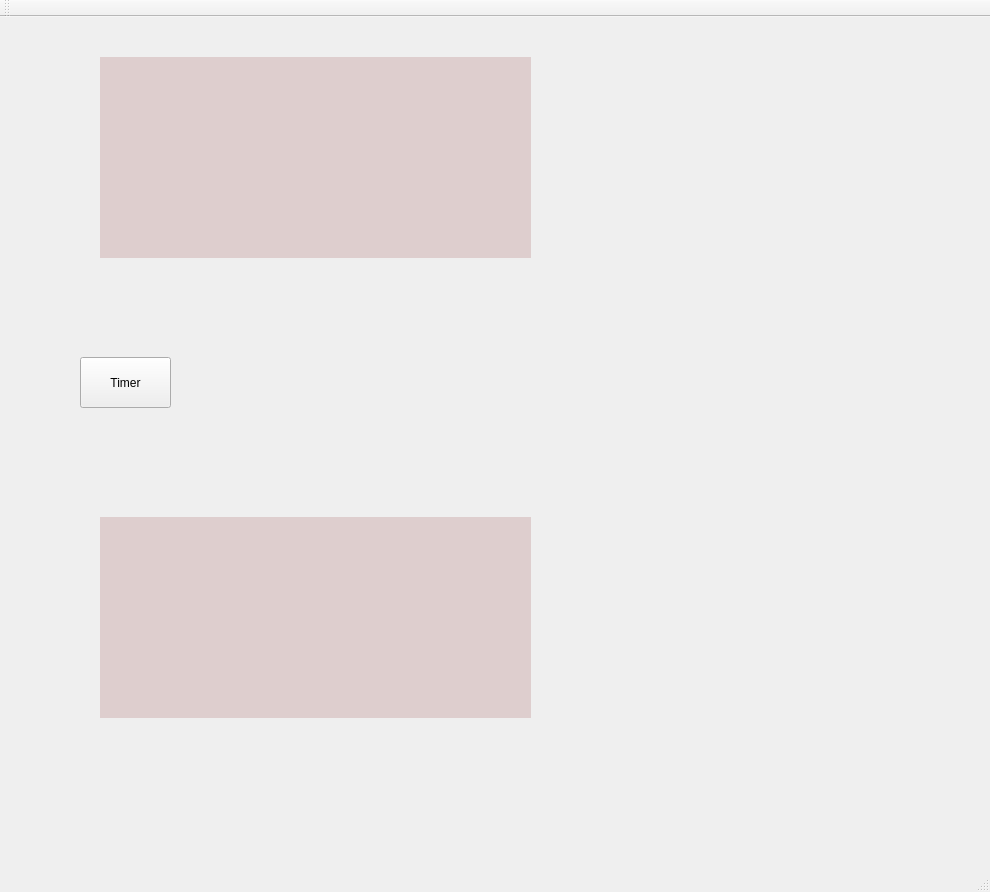
<?xml version="1.0" encoding="UTF-8"?>
<ui version="4.0">
 <class>MainWindow</class>
 <widget class="QMainWindow" name="MainWindow">
  <property name="geometry">
   <rect>
    <x>0</x>
    <y>0</y>
    <width>990</width>
    <height>892</height>
   </rect>
  </property>
  <property name="windowTitle">
   <string>MainWindow</string>
  </property>
  <widget class="QWidget" name="centralWidget">
   <widget class="QLabel" name="label_date_time">
    <property name="geometry">
     <rect>
      <x>100</x>
      <y>40</y>
      <width>431</width>
      <height>201</height>
     </rect>
    </property>
    <property name="font">
     <font>
      <pointsize>50</pointsize>
      <weight>75</weight>
      <bold>true</bold>
     </font>
    </property>
    <property name="styleSheet">
     <string notr="true">background-color:#decece;
</string>
    </property>
    <property name="text">
     <string/>
    </property>
   </widget>
   <widget class="QPushButton" name="pushButton_Date_Time">
    <property name="geometry">
     <rect>
      <x>80</x>
      <y>340</y>
      <width>91</width>
      <height>51</height>
     </rect>
    </property>
    <property name="text">
     <string>Timer</string>
    </property>
   </widget>
   <widget class="QLabel" name="label_date">
    <property name="geometry">
     <rect>
      <x>100</x>
      <y>500</y>
      <width>431</width>
      <height>201</height>
     </rect>
    </property>
    <property name="font">
     <font>
      <pointsize>50</pointsize>
      <weight>75</weight>
      <bold>true</bold>
     </font>
    </property>
    <property name="styleSheet">
     <string notr="true">background-color:#decece;
</string>
    </property>
    <property name="text">
     <string/>
    </property>
   </widget>
  </widget>
  <widget class="QMenuBar" name="menuBar">
   <property name="geometry">
    <rect>
     <x>0</x>
     <y>0</y>
     <width>990</width>
     <height>25</height>
    </rect>
   </property>
  </widget>
  <widget class="QToolBar" name="mainToolBar">
   <attribute name="toolBarArea">
    <enum>TopToolBarArea</enum>
   </attribute>
   <attribute name="toolBarBreak">
    <bool>false</bool>
   </attribute>
  </widget>
  <widget class="QStatusBar" name="statusBar"/>
 </widget>
 <layoutdefault spacing="6" margin="11"/>
 <resources/>
 <connections/>
</ui>
